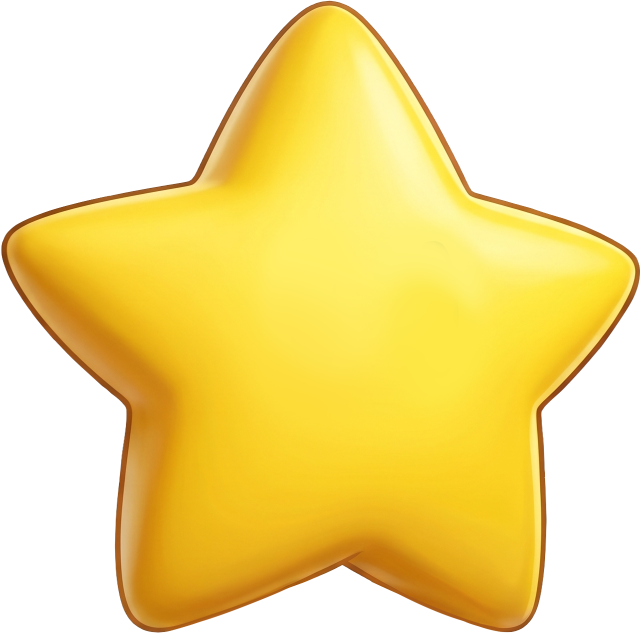
#> input picture assets/source/flystar/Part_02.png, 1281 x 1266 px (shown at 1/2 size)
$ python build-star-assets.py
#> lines starting #> are read from the running program, lines starting #| are printed output that depends on the picture
"""Prepare existing star artwork and repeatable imagegen floor for runtime."""
from pathlib import Path
from PIL import Image, ImageOps
import shutil

ROOT = Path(__file__).resolve().parents[1]
ASSETS = ROOT / "assets"

star = Image.open(ASSETS / "source/flystar/Part_02.png").convert("RGBA")
#> star is the input picture: PIL image 1281x1266 RGBA; mean R, G, B, A 141.2, 118.7, 36.9, 149.1
star = star.crop(star.getchannel("A").getbbox())
#> star: PIL image 1279x1264 RGBA
star.thumbnail((488, 488), Image.Resampling.LANCZOS)
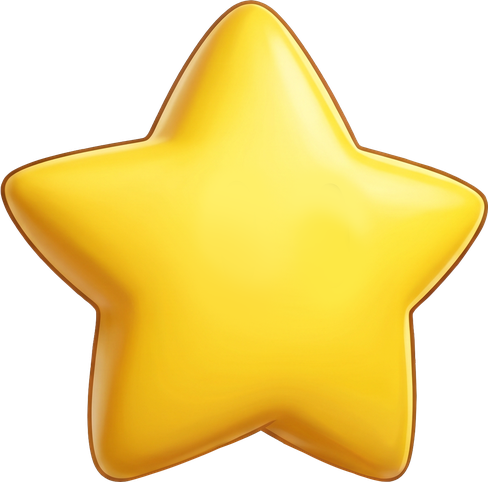
#> star: PIL image 488x482 RGBA; mean R, G, B, A 142.1, 119, 36.5, 149.6; transparent parts drawn white
sprite = Image.new("RGBA", (512, 512))
#> sprite: PIL image 512x512 RGBA; every value is 0
sprite.alpha_composite(star, ((512-star.width)//2, (512-star.height)//2))
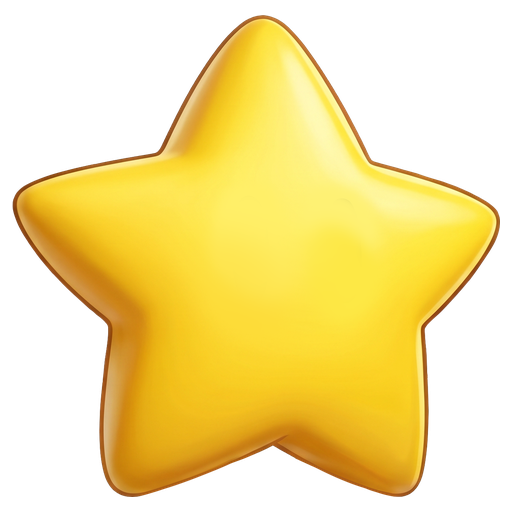
#> sprite: PIL image 512x512 RGBA; mean R, G, B, A 127.5, 106.7, 32.8, 134.2; transparent parts drawn white
sprite.save(ASSETS / "hanzi-star-v2.png")

source = ASSETS / "source/arena-floor-v2.png"
if not source.exists():
    shutil.copyfile(ROOT / "output/imagegen/runtime-assets/arena-floor-source-v2.png", source)
floor = Image.open(source).convert("RGB").resize((768, 768), Image.Resampling.LANCZOS)
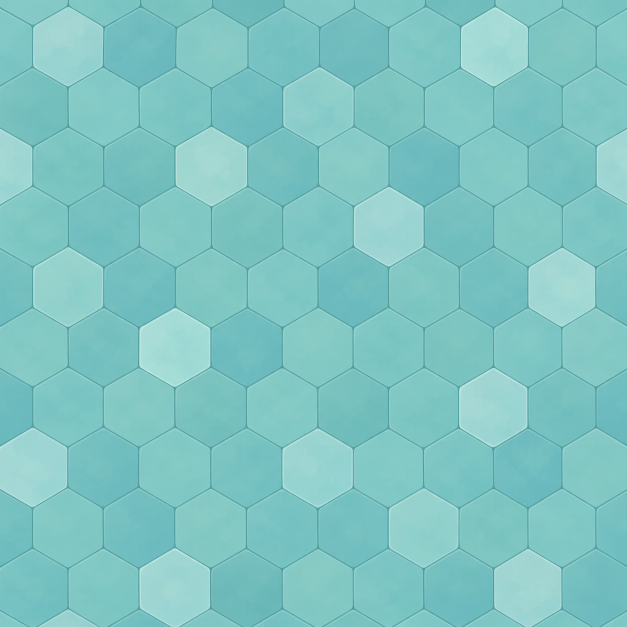
#> input picture assets/source/arena-floor-v2.png, 1254 x 1254 px (shown at 1/2 size)
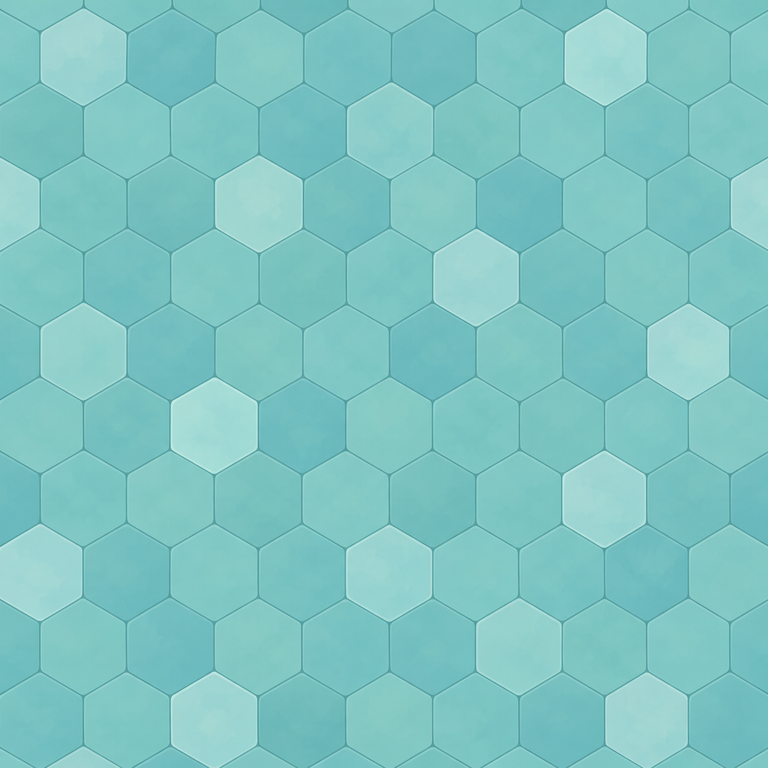
#> floor: PIL image 768x768 RGB; mean R, G, B 126.7, 197.3, 195.3
# Mirrored neighbours share exact edge pixels, including at negative world coordinates.
repeat = Image.new("RGB", (1536, 1536))
#> repeat: PIL image 1536x1536 RGB; every value is 0
repeat.paste(floor, (0, 0))
repeat.paste(ImageOps.mirror(floor), (768, 0))
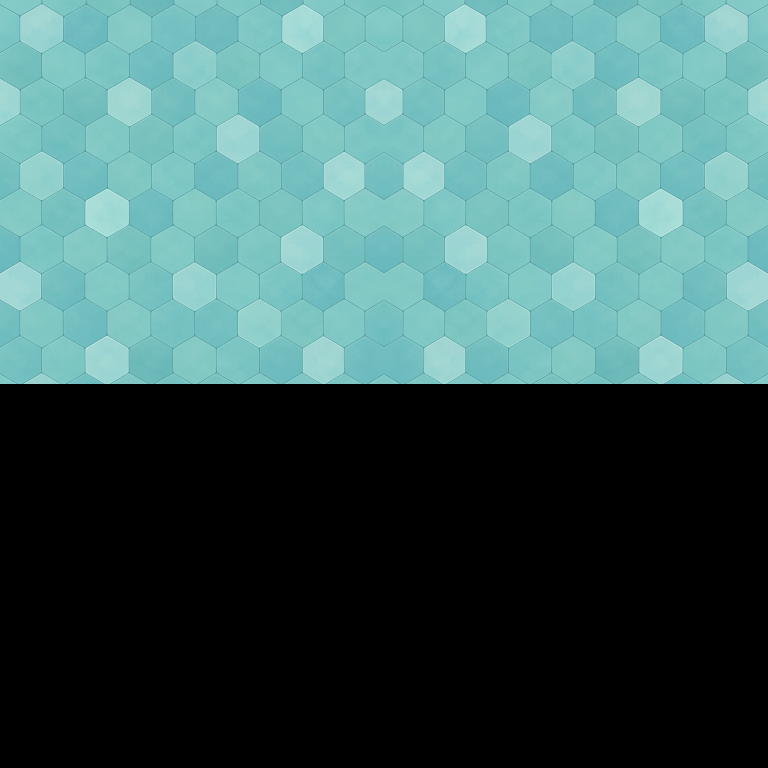
#> repeat: PIL image 1536x1536 RGB (shown at 1/2 size); mean R, G, B 63.4, 98.6, 97.6
repeat.paste(ImageOps.flip(floor), (0, 768))
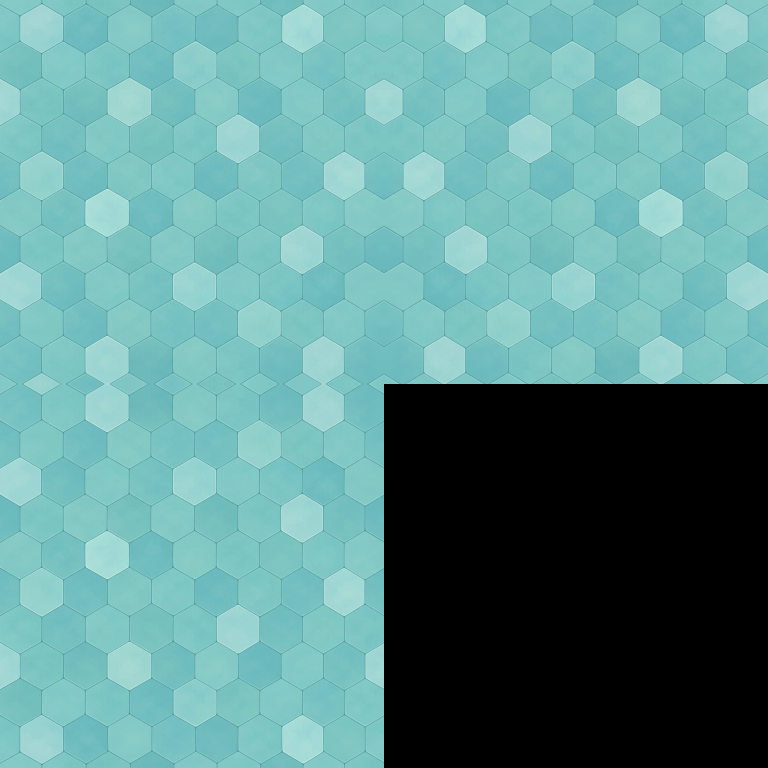
#> repeat: PIL image 1536x1536 RGB (shown at 1/2 size); mean R, G, B 95, 148, 146.5
repeat.paste(ImageOps.flip(ImageOps.mirror(floor)), (768, 768))
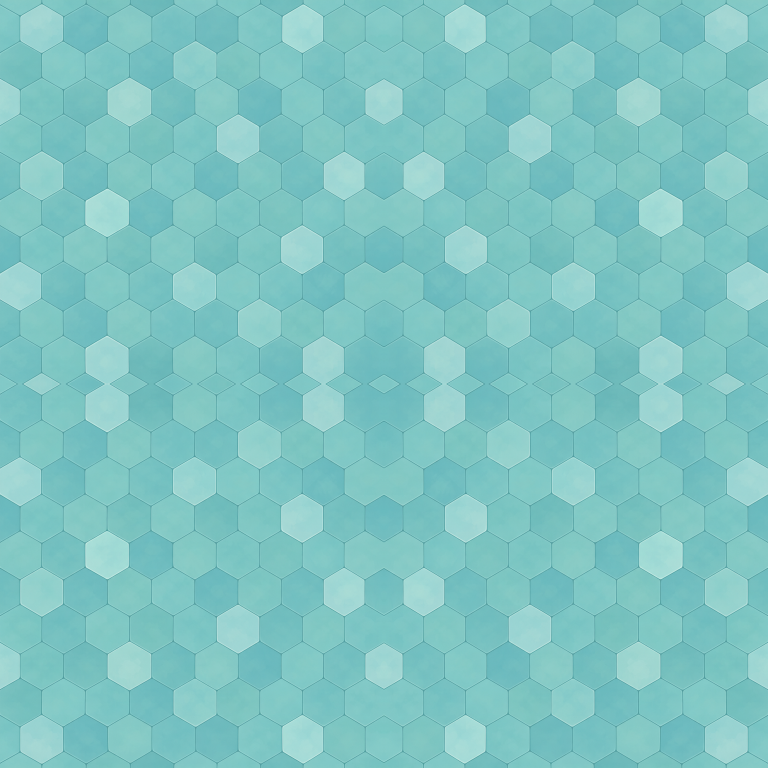
#> repeat: PIL image 1536x1536 RGB (shown at 1/2 size); mean R, G, B 126.7, 197.3, 195.3
repeat.save(ASSETS / "arena-floor-v2.jpg", quality=92)
print("Built transparent star body and seamless mirrored floor.")
